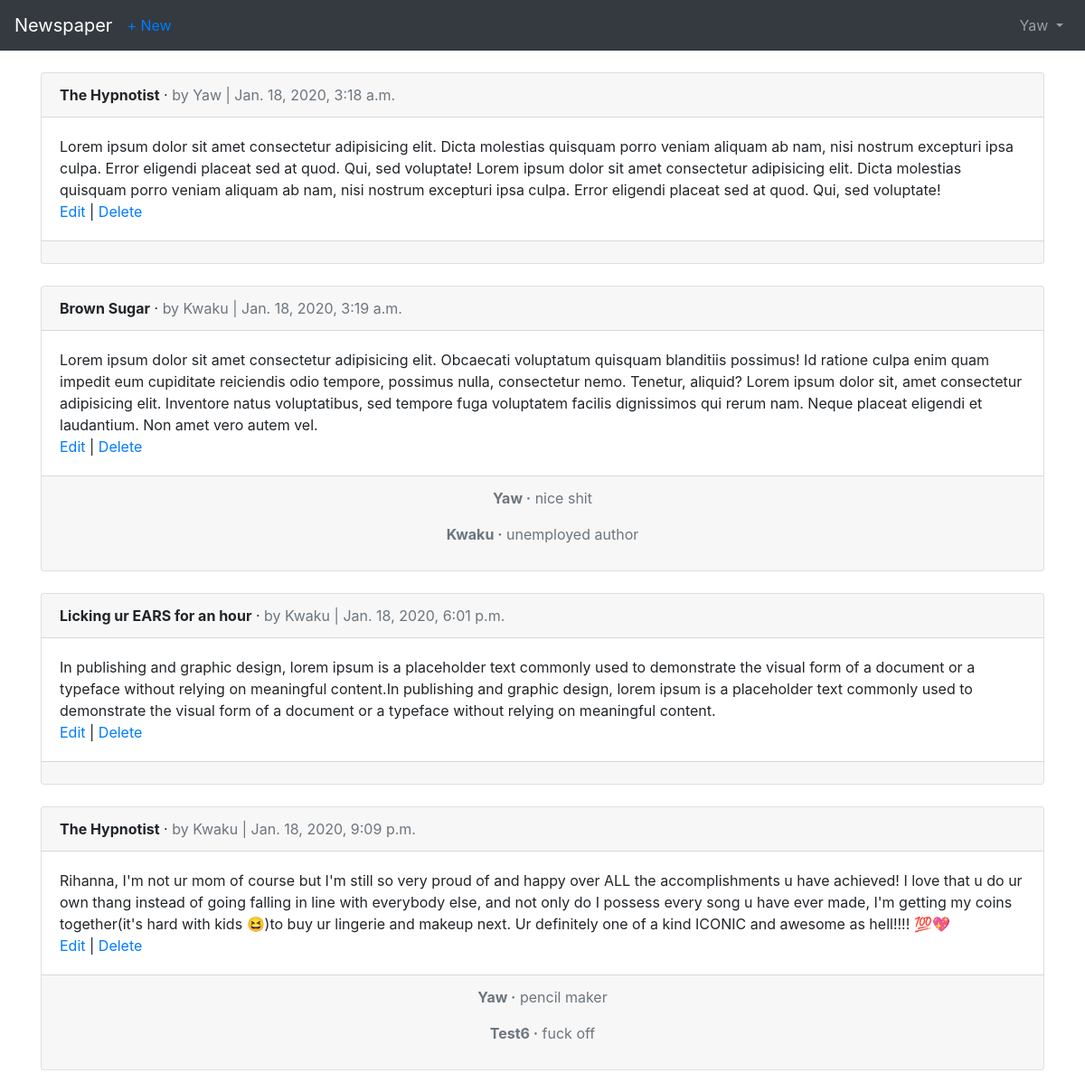
/articles/ (signed in), run on the app's committed database.
### users/models.py (models this page shows)
class CustomUser(AbstractUser):
    age = models.PositiveIntegerField(null=True, blank=True)

### articles/models.py (models this page shows, shortened)
class Article(models.Model):
    author = models.ForeignKey(get_user_model(),on_delete=models.CASCADE)
    title = models.CharField(max_length=255)
    body = models.TextField()
    date = models.DateTimeField(auto_now_add=True)

class Comment(models.Model):
    author = models.ForeignKey(get_user_model(),on_delete=models.CASCADE)
    article = models.ForeignKey('Article',on_delete=models.CASCADE,related_name='comments')
    comment = models.TextField()
    def __str__(self):
        return self.comment

### articles/views.py (the view)
# urls.py: path('',views.ArticleListView.as_view(),name='article_list'),
class ArticleListView(LoginRequiredMixin,ListView):
    model = Article
    context_object_name = 'articles'
    template_name = 'article_list.html'

### templates/article_list.html (shortened to what this page needs)
{% extends "base.html" %}
{% block content %}
    {% for article in articles %}
        <div class="card">
            <div class="card-header">
                <span class="font-weight-bold">{{ article.title }}</span> &middot;
                <span class="text-muted">by {{ article.author }} | {{ article.date }}</span>
            </div>
            <div class="card-body">
                {{ article.body }}
                <br/>
                <a href="{% url 'article_update' article.id %}">Edit</a> |
                <a href="{% url 'article_delete' article.id %}">Delete</a>
            </div>
            <div class="card-footer text-center text-muted">
                {% for comment in article.comments.all %}
                     <p>
                        <span class="font-weight-bold">{{ comment.author }} &middot;</span>
                        {{ comment }}
                    </p>
                {% endfor %}
            </div>
        </div>
        <br/>
    {% endfor %}
{% endblock content %}

### templates/base.html (shortened to what this page needs)
<!doctype html>
<html lang="en">
  <head>
    <link rel="stylesheet" href="https://stackpath.bootstrapcdn.com/bootstrap/4.4.1/css/bootstrap.min.css">
  </head>
  <body>
    <nav class="navbar navbar-expand-md navbar-dark bg-dark mb-4">
        <a href="{% url 'home' %}" class="navbar-brand">Newspaper</a>
        {% if user.is_authenticated %}
            <ul class="navbar-nav mr-auto">
                <li class="nav-item">
                    <a href="{% url 'article_create' %}">+ New</a>
                </li>
            </ul>
        {% endif %}
        {% if user.is_authenticated %}
        <ul class="navbar-nav ml-auto">
            <li class="nav-item">
                <a class="nav-link dropdown-toggle" href="#" id="userMenu"
                data-toggle="dropdown" aria-haspopup="true" aria-expanded="false">
                    {{ user.username }}
                </a>
            </li>
        </ul>
        {% else %}
        <form class="form-inline ml-auto">
            <a href="{% url 'login' %}" class="btn btn-outline-success my-2 my-sm-0" type="submit">Login</a>
            <a href="{% url 'signup' %}" class="btn btn-outline-primary my-2 my-sm-0 mx-2" type="submit">Sign Up</a>
        </form>
        {% endif %}
    </nav>
    <div class="container">
        {% block content %}
        {% endblock content %}
    </div>
  </body>
</html>

### data on the page
CustomUser: username "Yaw"
Article: title "The Hypnotist", author "Yaw", date "Jan. 18, 2020, 3:18 a.m.", body "Lorem ipsum dolor sit amet consectetur adipisicing elit. Dicta molestias quisquam porro veniam aliquam ab nam, nisi nostrum excepturi ipsa culpa. Error eligendi placeat sed at quod. Qui, sed voluptate! Lorem ipsum dolor sit amet consectetur adipisicing elit. Dicta molestias quisquam porro veniam aliquam ab nam, nisi nostrum excepturi ipsa culpa. Error eligendi placeat sed at quod. Qui, sed voluptate!"
Article: title "Brown Sugar", author "Kwaku", date "Jan. 18, 2020, 3:19 a.m.", body "Lorem ipsum dolor sit amet consectetur adipisicing elit. Obcaecati voluptatum quisquam blanditiis possimus! Id ratione culpa enim quam impedit eum cupiditate reiciendis odio tempore, possimus nulla, consectetur nemo. Tenetur, aliquid? Lorem ipsum dolor sit, amet consectetur adipisicing elit. Inventore natus voluptatibus, sed tempore fuga voluptatem facilis dignissimos qui rerum nam. Neque placeat eligendi et laudantium. Non amet vero autem vel."
Comment: author "Yaw", comment "nice shit"
Comment: author "Kwaku", comment "unemployed author"
Article: title "Licking ur EARS for an hour", author "Kwaku", date "Jan. 18, 2020, 6:01 p.m.", body "In publishing and graphic design, lorem ipsum is a placeholder text commonly used to demonstrate the visual form of a document or a typeface without relying on meaningful content.In publishing and graphic design, lorem ipsum is a placeholder text commonly used to demonstrate the visual form of a document or a typeface without relying on meaningful content."
Article: title "The Hypnotist", author "Kwaku", date "Jan. 18, 2020, 9:09 p.m.", body "Rihanna, I'm not ur mom of course but I'm still so very proud of and happy over ALL the accomplishments u have achieved! I love that u do ur own thang instead of going falling in line with everybody else, and not only do I possess every song u have ever made, I'm getting my coins together(it's hard with kids 😆)to buy ur lingerie and makeup next. Ur definitely one of a kind ICONIC and awesome as hell!!!! 💯💖"
Comment: author "Yaw", comment "pencil maker"
Comment: author "Test6", comment "fuck off"
